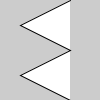
Frame 1 (no input)
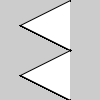
Frame 60 (the mouse pressed at the canvas centre just before this capture)
Frame 120 (the mouse held since frame 60 and released just before this capture): identical to frame 60, image omitted

The Processing sketch that drew these frames (run headless with seeded random() and noise(); from frame 60 on, the mouse is pressed at the canvas centre):

// Processing sketch: shapeDebugging
// ── shapeDebugging.pde
void setup() {
}

void draw() {
  beginShape();
  vertex(70,0);
  vertex(20,25);
  vertex(70,50);
  vertex(20,75);   
  vertex(70,100);
  endShape();
}
